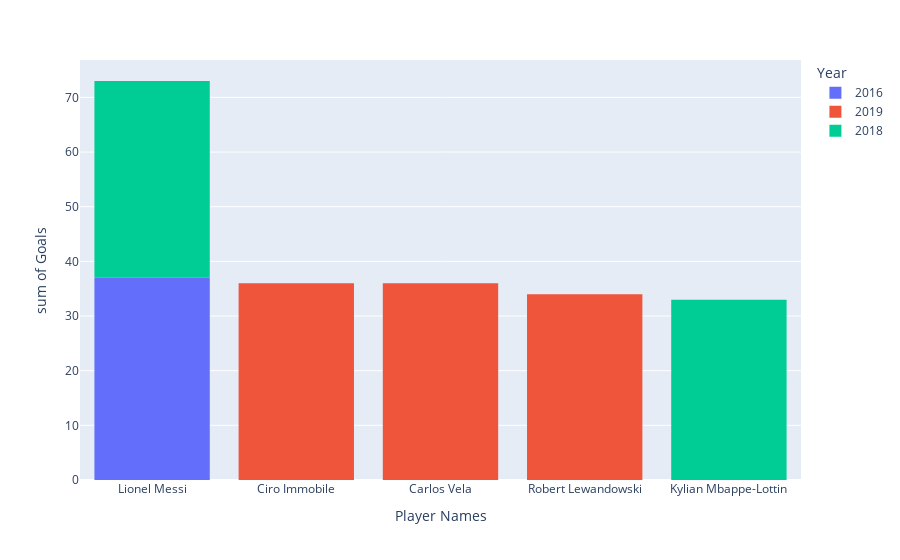

The notebook cell saved with this chart:
### Code cell
##The graph shows the top '6' player Scoring goals
fig = px.histogram(top_player, x="Player Names", y="Goals", color="Year")
fig.show()

### Figure 1 — Plotly figure (JSON) as saved in the notebook; plotly's stock layout.template omitted (floating-point values rounded to 4 significant figures)
{"data": [{"alignmentgroup": "True", "bingroup": "x", "histfunc": "sum", "hovertemplate": "Year=2016<br>Player Names=%{x}<br>sum of Goals=%{y}<extra></extra>", "legendgroup": "2016", "marker": {"color": "#636efa", "pattern": {"shape": ""}}, "name": "2016", "offsetgroup": "2016", "orientation": "v", "showlegend": true, "type": "histogram", "x": ["Lionel Messi"], "xaxis": "x", "y": [37], "yaxis": "y"}, {"alignmentgroup": "True", "bingroup": "x", "histfunc": "sum", "hovertemplate": "Year=2019<br>Player Names=%{x}<br>sum of Goals=%{y}<extra></extra>", "legendgroup": "2019", "marker": {"color": "#EF553B", "pattern": {"shape": ""}}, "name": "2019", "offsetgroup": "2019", "orientation": "v", "showlegend": true, "type": "histogram", "x": ["Ciro Immobile", "Carlos Vela", "Robert Lewandowski"], "xaxis": "x", "y": [36, 36, 34], "yaxis": "y"}, {"alignmentgroup": "True", "bingroup": "x", "histfunc": "sum", "hovertemplate": "Year=2018<br>Player Names=%{x}<br>sum of Goals=%{y}<extra></extra>", "legendgroup": "2018", "marker": {"color": "#00cc96", "pattern": {"shape": ""}}, "name": "2018", "offsetgroup": "2018", "orientation": "v", "showlegend": true, "type": "histogram", "x": ["Lionel Messi", "Kylian Mbappe-Lottin"], "xaxis": "x", "y": [36, 33], "yaxis": "y"}], "layout": {"barmode": "relative", "legend": {"title": {"text": "Year"}, "tracegroupgap": 0}, "margin": {"t": 60}, "xaxis": {"anchor": "y", "domain": [0, 1], "title": {"text": "Player Names"}}, "yaxis": {"anchor": "x", "domain": [0, 1], "title": {"text": "sum of Goals"}}}}
